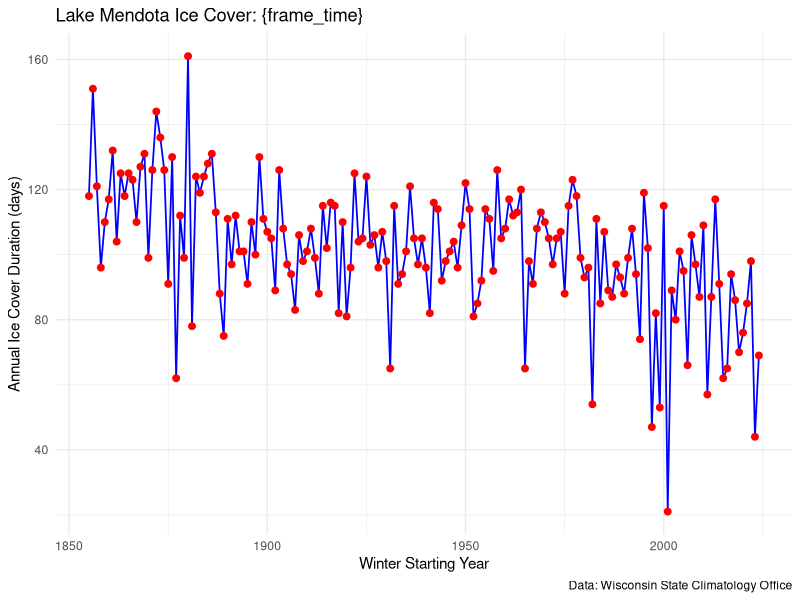

R code for this plot: (Note: this script raises an error after producing the figure.)
library(tidyverse)
library(gganimate)

# Load and clean the data
ice_data <- read_csv("lake_mendota_ice.csv") %>%
  rename(
    year_range = Category,
    annual_days = `Annual number of days`,
    avg_5yr = `Five-year running average`
  ) %>%
  mutate(
    year_start = as.numeric(str_sub(year_range, 1, 4))
  ) %>%
  drop_na(annual_days)



p <- ggplot(ice_data, aes(x = year_start, y = annual_days)) +
  geom_line(color = "blue", linewidth = 0.6) +
  geom_point(color = "red", size = 2) +
  labs(
    title = 'Lake Mendota Ice Cover: {frame_time}',
    x = 'Winter Starting Year',
    y = 'Annual Ice Cover Duration (days)',
    caption = 'Data: Wisconsin State Climatology Office'
  ) +
  theme_minimal()

animated_plot <- p +
  transition_time(year_start) +
  shadow_mark(past = TRUE, future = FALSE, alpha = 0.5) +  # Keeps past line and points
  ease_aes('linear')

# Render and view
anim <- animate(animated_plot, width = 800, height = 600, duration = 12, renderer = gifski_renderer())
anim
